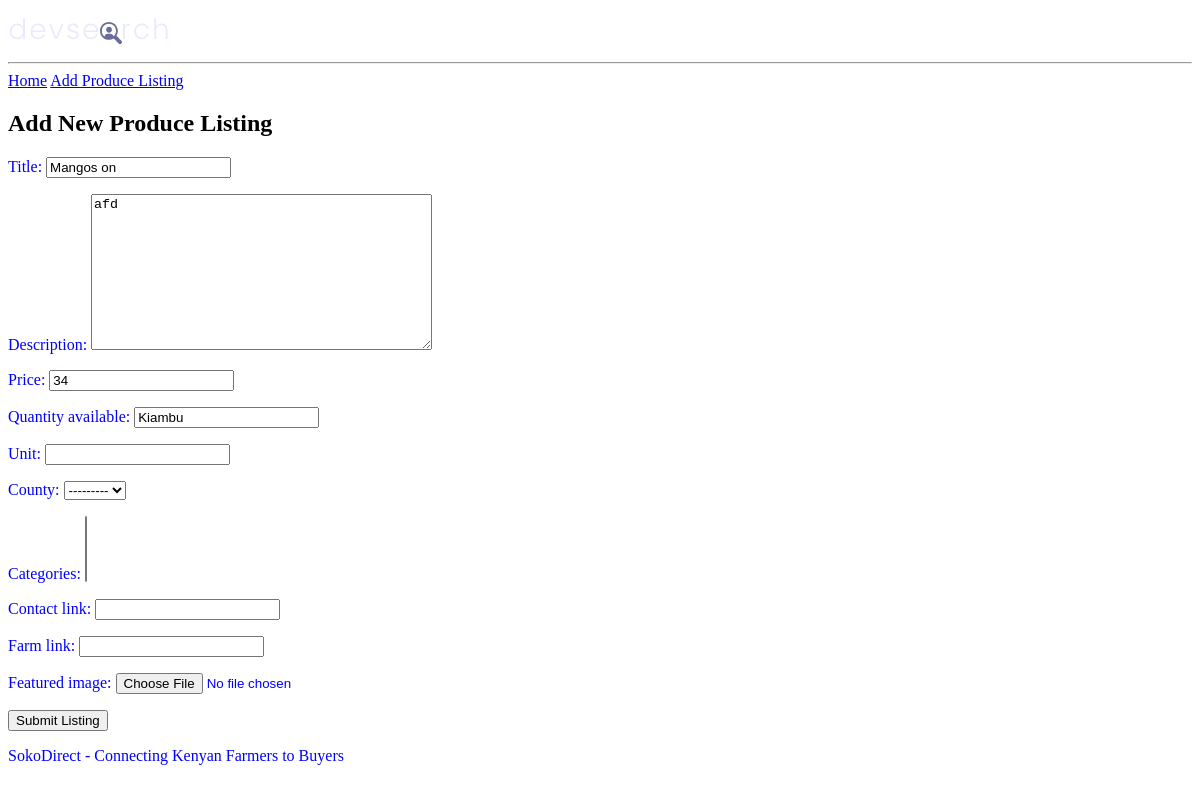
/update-product/cffdcc13-a3e6-4e0f-910e-20f09d0fc142/, run on an earlier commit of the app's database.
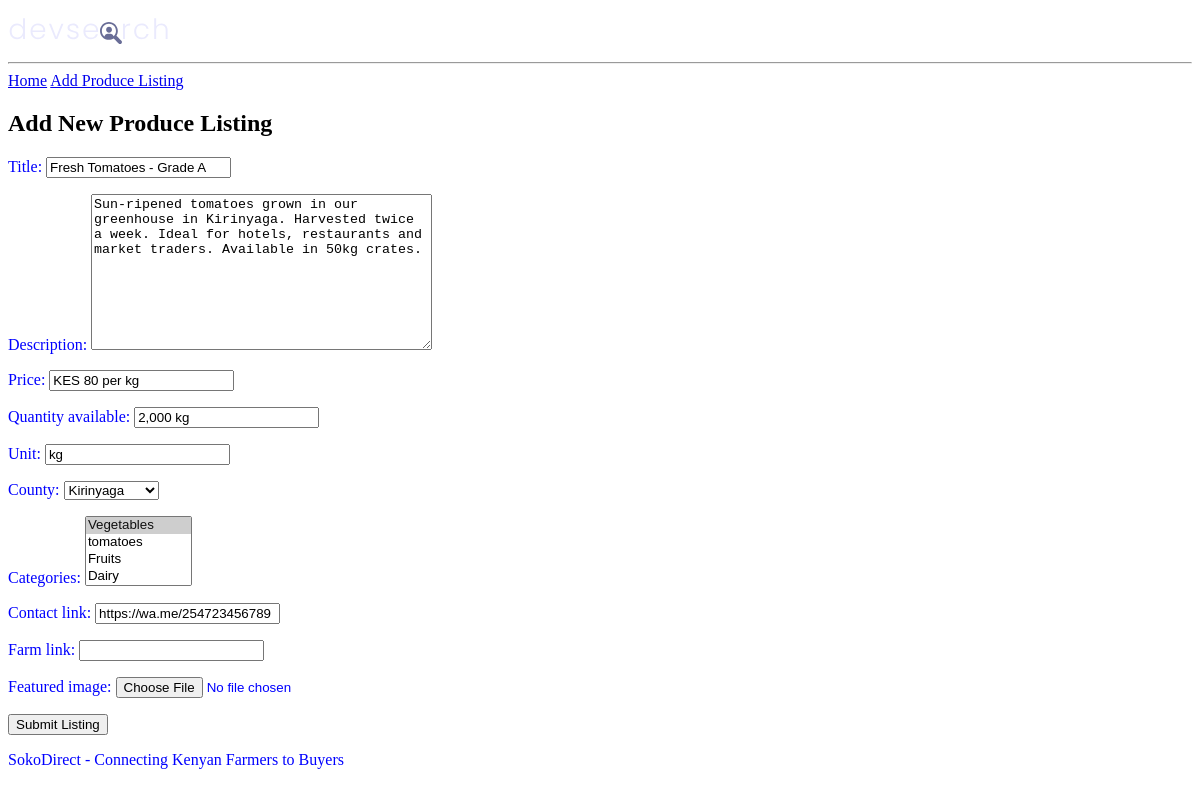
And on a later commit of the database.
### products/models.py (models this page shows, shortened)
class Product(models.Model):
    owner = models.ForeignKey(
        Profile, on_delete=models.SET_NULL,
        null=True, blank=True
    )
    county = models.ForeignKey(
        County, on_delete=models.SET_NULL,
        null=True, blank=True
    )
    title = models.CharField(max_length=200)
    description = models.TextField(null=True, blank=True)
    price = models.CharField(max_length=200, null=True, blank=True)
    quantity_available = models.CharField(max_length=200, null=True, blank=True)
    unit = models.CharField(max_length=50, null=True, blank=True)  # kg, bunch, piece
    featured_image = models.ImageField(
        null=True, blank=True,
        default='default.jpg',
        upload_to='products/' # saves to media/products/
    )
    contact_link = models.CharField(max_length=2000, null=True, blank=True)
    farm_link = models.CharField(max_length=2000, null=True, blank=True)
    categories = models.ManyToManyField(Category, blank=True)
    vote_total = models.IntegerField(default=0, null=True, blank=True)
    vote_ratio = models.IntegerField(default=0, null=True, blank=True)
    created = models.DateTimeField(auto_now_add=True)
    id = models.UUIDField(default=uuid.uuid4, unique=True,
                          primary_key=True, editable=False)

### products/views.py (the view)
# urls.py: path('update-product/<str:pk>/', views.update_product, name='update-product'),
def update_product(request, pk):
    product = Product.objects.get(id=pk)
    form = ProductForm(instance=product)   # pre-fill with existing data
    if request.method == 'POST':
        form = ProductForm(request.POST, request.FILES, instance=product) # ← add request.FILES
        if form.is_valid():
            form.save()
            return redirect('products')
    context = {'form': form}
    return render(request, 'products/product-form.html', context)

### products/forms.py
class ProductForm(ModelForm):
    class Meta:
        model = Product
        fields = [
            'title',
            'description',
            'price',
            'quantity_available',
            'unit',
            'county',
            'categories',
            'contact_link',
            'farm_link',
            'featured_image',
        ]

### products/models.py (called while the page is built)
    def __str__(self):
        return self.name

    def __str__(self):
        return self.name

### products/templates/products/product-form.html (shortened to what this page needs)
{% extends 'main.html' %}
{% block content %}
<h2>Add New Produce Listing</h2>
<form method="POST" enctype="multipart/form-data">
    {{ form.as_p }}
    <input type="submit" value="Submit Listing">
</form>
{% endblock content %}

What changed in the data, as far as the page shows it:
changed Product: title "Mangos on" → "Fresh Tomatoes - Grade A"; description "afd" → "Sun-ripened tomatoes grown in our greenhouse in Kirinyaga. Harvested twice a week. Ideal for hotels, restaurants and market traders. Available in 50kg crates."; price "34" → "KES 80 per kg"; quantity_available "Kiambu" → "2,000 kg"; unit (not shown) → "kg"; county "---------" → "Kirinyaga"; contact_link (not shown) → "https://wa.me/254723456789"
Also different on the page:
form field categories: (not shown) → "Vegetables ☑ / tomatoes / Fruits / Dairy"
